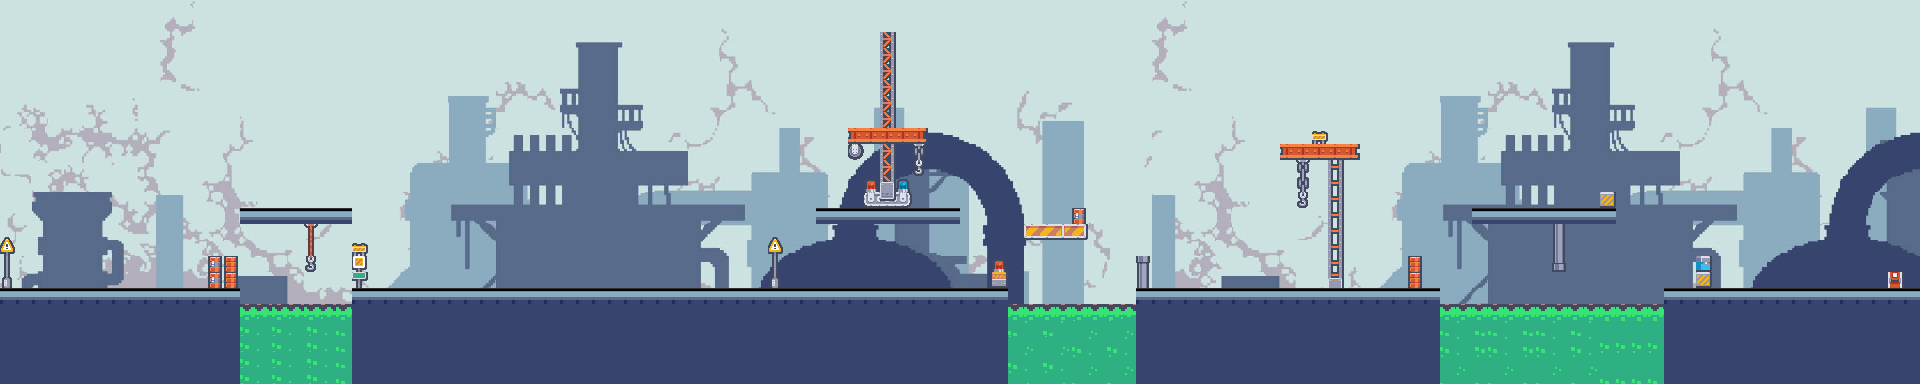

This is a level from a 2D game, rendered from its Tiled map with the project's own tilesets. A one-line summary and the map file follow, with tile-layer data summarised:
An orthogonal 120x24 tile map with 16x16 px tiles, 2 tile layers (Ground, Graphic), 5 tilesets and 38 objects.

<map version="1.10" tiledversion="1.11.0" orientation="orthogonal" renderorder="right-down" width="120" height="24" tilewidth="16" tileheight="16" infinite="0" nextlayerid="14" nextobjectid="322">
 <tileset firstgid="1" source="Sample.tsx" />
 <tileset firstgid="1825" source="Mytileset.tsx" />
 <tileset firstgid="1889" source="tilemap_packed.tsx" />
 <tileset firstgid="2001" source="groundindustrial.tsx" />
 <tileset firstgid="4881" source="industrialgraphic.tsx" />
 <layer id="1" name="Ground" width="120" height="24">
  <data>[2880 cells, 2880 non-empty, 1728 distinct tile ids]</data>
 </layer>
 <layer id="2" name="Graphic" width="120" height="24">
  <data>[2880 cells, 791 non-empty, 66 distinct tile ids]</data>
 </layer>
 <objectgroup id="3" name="Ground">
  <object id="44" x="0" y="288" width="240" height="15.5" />
  <object id="54" x="1136" y="288" width="304" height="16" />
  <object id="56" x="1664" y="288" width="256" height="16" />
  <object id="150" x="0" y="0" height="288" />
  <object id="151" x="1920" y="0" height="288" />
  <object id="249" x="352" y="288" width="656" height="16" />
 </objectgroup>
 <objectgroup id="5" name="Pipes">
  <object id="90" x="208" y="256" width="16" height="32" />
  <object id="102" x="1136" y="256" width="16" height="32" />
  <object id="104" x="1408" y="256" width="16" height="32" />
  <object id="106" x="1696" y="256" width="16" height="32" />
  <object id="108" x="1888" y="272" width="16" height="16" />
  <object id="111" x="1600" y="192" width="16" height="16" />
  <object id="113" x="1072" y="208" width="16" height="16" />
  <object id="191" x="992" y="256" width="16" height="32" />
  <object id="212" x="352" y="240" width="16" height="48" />
  <object id="215" x="224" y="256" width="16" height="32" />
  <object id="236" x="768" y="240" width="16" height="48" />
  <object id="280" x="-2.66667" y="244" width="18.6667" height="44" />
  <object id="286" x="784" y="32" height="96" />
  <object id="299" x="462.667" y="37.3333" width="1.33333" height="90.6667" />
  <object id="301" x="16" y="32" height="96" />
  <object id="320" x="548" y="281.333" width="1.33333" height="4" />
 </objectgroup>
 <objectgroup id="6" name="Water">
  <object id="116" x="240" y="304" width="112" height="16" />
  <object id="121" x="1008" y="304" width="128" height="16" />
  <object id="123" x="1440" y="304" width="224" height="16" />
 </objectgroup>
 <objectgroup id="4" name="Bricks">
  <object id="82" x="816" y="208" width="144" height="16" />
  <object id="85" x="1024" y="224" width="64" height="16" />
  <object id="87" x="1472" y="208" width="144" height="16" />
  <object id="170" x="240" y="208" width="112" height="16" />
 </objectgroup>
 <objectgroup id="7" name="Orc">
  <object id="199" x="1776" y="272" width="16" height="16" />
  <object id="202" x="1248" y="272" width="16" height="16" />
 </objectgroup>
 <objectgroup id="9" name="Chest">
  <object id="241" x="880" y="272" width="16" height="16" />
 </objectgroup>
 <objectgroup id="10" name="Eye">
  <object id="306" x="192" y="96" width="16" height="16" />
  <object id="308" x="608" y="96" width="16" height="16" />
 </objectgroup>
 <objectgroup id="11" name="Chest1">
  <object id="204" x="272" y="192" width="16" height="16" />
  <object id="243" x="1536" y="192" width="14.6667" height="13.3333" />
 </objectgroup>
 <objectgroup id="12" name="Skeleton">
  <object id="208" x="432" y="272" width="16" height="16" />
  <object id="315" x="624" y="272" width="16" height="16" />
 </objectgroup>
</map>
